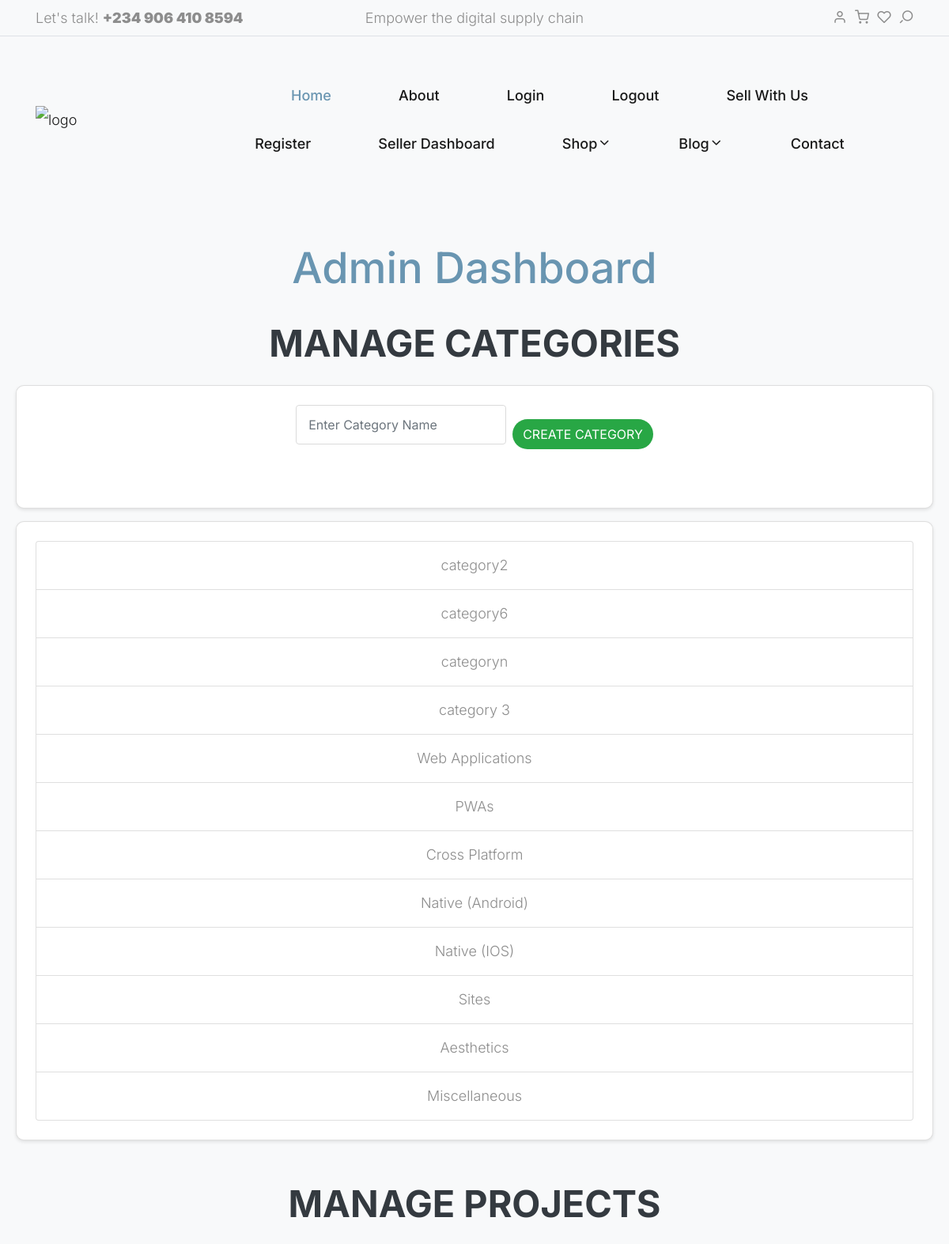
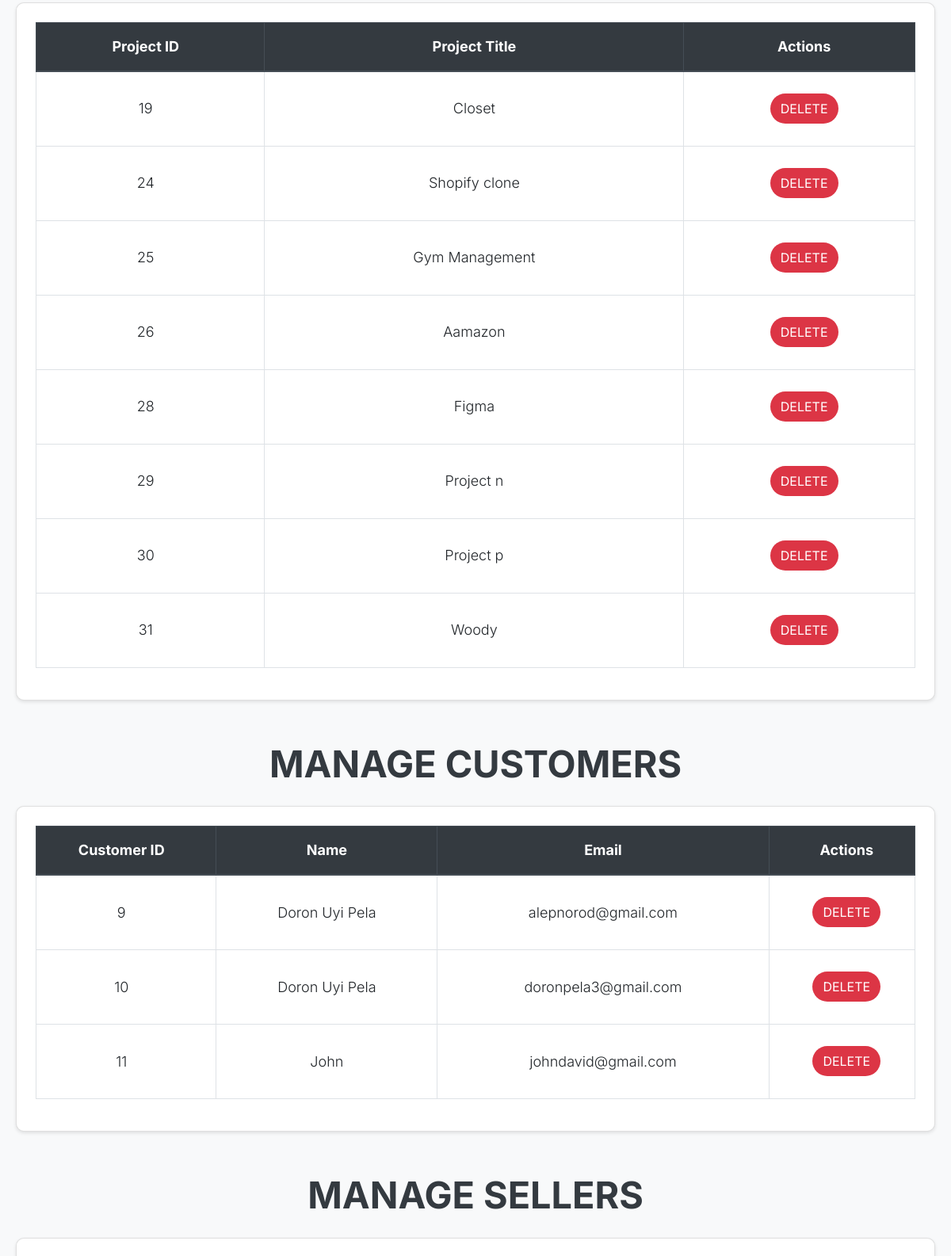
Screenshot of /view/admin_dashboard.php (signed in, upper part) with the database file from the repository (2 pictures, top to bottom).
### tables this page shows
CREATE TABLE `categories` (
  `cat_id` int(11) NOT NULL,
  `cat_name` varchar(100) NOT NULL
);

CREATE TABLE `projects` (
  `project_id` int(11) NOT NULL,
  `project_cat` int(11) DEFAULT NULL,
  `project_title` varchar(200) NOT NULL,
  `project_price` double DEFAULT NULL,
  `project_desc` varchar(500) DEFAULT NULL,
  `project_image` varchar(100) DEFAULT NULL,
  `project_keywords` varchar(100) DEFAULT NULL,
  `link` varchar(255) DEFAULT NULL,
  `file` varchar(255) DEFAULT NULL,
  `published` int(1) NOT NULL DEFAULT 0,
  `seller_id` int(11) NOT NULL,
  `sc1` varchar(255) DEFAULT NULL,
  `sc2` varchar(255) DEFAULT NULL,
  `sc3` varchar(255) DEFAULT NULL
);

CREATE TABLE `customer` (
  `customer_id` int(11) NOT NULL,
  `customer_name` varchar(100) NOT NULL,
  `customer_email` varchar(50) NOT NULL,
  `customer_pass` varchar(150) NOT NULL,
  `customer_country` varchar(30) NOT NULL,
  `customer_city` varchar(30) NOT NULL,
  `customer_contact` varchar(15) NOT NULL,
  `customer_image` varchar(100) DEFAULT NULL,
  `bb_role` int(11) NOT NULL
);

### controllers/project_controller.php (called while the page is built, shortened)
<?php
require_once("../classes/project_class.php");
function viewCategories() {
    $categories = new project_class();
    return $categories->viewCategories();
}
function fetchAllProjects() {
    $project = new project_class();
    return $project->fetchAllProjects();
}

### classes/project_class.php (called while the page is built, shortened)
<?php
require_once("../settings/db_class.php");
class project_class extends db_connection
{
    public function viewCategories() {
        $sql = "SELECT * FROM categories";
        return $this->db_fetch_all($sql);
    }
    public function fetchAllProjects() {
        $sql = "SELECT * FROM projects";
        return $this->db_fetch_all($sql);
    }
}

### settings/db_class.php (called while the page is built, shortened)
<?php
class db_connection
{
	public $db = null;
	public $results = null;
	function db_connect(){
		$this->db = mysqli_connect(SERVER,USERNAME,PASSWD,DATABASE);
		if (mysqli_connect_errno()) {
			return false;
		}else{
			return true;
		}
	}
	function db_query($sqlQuery){
		$this->results = mysqli_query($this->db,$sqlQuery);
		if ($this->results == false) {
			return false;
		}else{
			return true;
		}
	}
	function db_fetch_all($sql){
		if(!$this->db_query($sql)){
			return false;
		}
		return mysqli_fetch_all($this->results, MYSQLI_ASSOC);
	}
}

### controllers/user_controller.php (called while the page is built, shortened)
<?php
include_once("../classes/user_class.php");
function fetchAllCustomers() {
    $user = new user_class();
    return $user->fetchAllCustomers();
}

### classes/user_class.php (called while the page is built, shortened)
<?php
require_once("../settings/db_class.php");
class user_class extends db_connection
{
    public function fetchAllCustomers() {
        $sql = "SELECT * FROM customer";
        return $this->db_fetch_all($sql);
    }
}
?>

### view/admin_dashboard.php (the view, shortened to what this page needs)
<?php
include("../controllers/project_controller.php");
include("../controllers/user_controller.php");
$categories = viewCategories();
$projects = fetchAllProjects();
$customers = fetchAllCustomers();
?>
<!DOCTYPE html>
<html lang="en">
<head>
    <link href="https://stackpath.bootstrapcdn.com/bootstrap/4.3.1/css/bootstrap.min.css" rel="stylesheet">
    <link rel="stylesheet" href="../style.css">
</head>
<body>
    <?php include "navbar2.php"; ?>
    <div class="dashboard-container">
        <h1 class="text-center text-primary mb-4">Admin Dashboard</h1>
        <section class="mb-5">
            <h2 class="section-title">Manage Categories</h2>
            <div class="card p-4 mb-3">
                <form action="../actions/admin_create_category.php" method="POST" class="form-inline justify-content-center">
                    <input type="text" name="category_name" id="category_name" placeholder="Enter Category Name" class="form-control mr-2" required>
                    <button type="submit" class="btn btn-create">Create Category</button>
                </form>
            </div>
            <div class="card p-4">
                <ul class="list-group">
                    <?php foreach ($categories as $category): ?>
                        <li class="list-group-item text-center"><?php echo htmlspecialchars($category['cat_name']); ?></li>
                    <?php endforeach; ?>
                </ul>
            </div>
        </section>
        <section class="mb-5">
            <h2 class="section-title">Manage Projects</h2>
            <div class="card p-4">
                <table class="table table-hover table-bordered">
                    <thead class="thead-dark">
                        <tr>
                            <th>Project ID</th>
                            <th>Project Title</th>
                            <th>Actions</th>
                        </tr>
                    </thead>
                    <tbody>
                        <?php foreach ($projects as $project): ?>
                            <tr>
                                <td><?php echo $project['project_id']; ?></td>
                                <td><?php echo htmlspecialchars($project['project_title']); ?></td>
                                <td>
                                    <form action="../actions/admin_delete_project.php" method="POST" class="d-inline">
                                        <button type="submit" class="btn btn-delete">Delete</button>
                                    </form>
                                </td>
                            </tr>
                        <?php endforeach; ?>
                    </tbody>
                </table>
            </div>
        </section>
        <section class="mb-5">
            <h2 class="section-title">Manage Customers</h2>
            <div class="card p-4">
                <table class="table table-hover table-bordered">
                    <thead class="thead-dark">
                        <tr>
                            <th>Customer ID</th>
                            <th>Name</th>
                            <th>Email</th>
                            <th>Actions</th>
                        </tr>
                    </thead>
                    <tbody>
                        <?php foreach ($customers as $customer): ?>
                            <tr>
                                <td><?php echo $customer['customer_id']; ?></td>
                                <td><?php echo htmlspecialchars($customer['customer_name']); ?></td>
                                <td><?php echo htmlspecialchars($customer['customer_email']); ?></td>
                                <td>
                                    <form action="../actions/admin_delete_customer.php" method="POST" class="d-inline">
                                        <button type="submit" class="btn btn-delete">Delete</button>
                                    </form>
                                </td>
                            </tr>
                        <?php endforeach; ?>
                    </tbody>
                </table>
            </div>
        </section>
        <section>
            <h2 class="section-title">Manage Sellers</h2>
            <div class="card p-4">
            </div>
        </section>
    </div>
</body>
</html>

### style.css (style rules this page uses)
:root { --header-height : 160px; --header-height-min : 80px; }
:root { --accent-color : #8d8d8d; --dark-color : #191919; --light-color : #fff; --grey-color : #dbdbdb; --light-grey-color : #fafafa; --primary-color : #6995B1; --light-primary-color : #eef1f3; }
:root { --body-font : "Inter", sans-serif; --heading-font : "Inter", sans-serif; }
*, *::before, *::after { -webkit-box-sizing: border-box; -moz-box-sizing: border-box; box-sizing: border-box; }
html { box-sizing: border-box; }
body { font-family: var(--body-font); font-size: 18px; font-weight: 300; line-height: 2; color: var(--accent-color); margin: 0; }
ul, ol { margin-top: 0; margin-bottom: 10px; margin-left: 0; }
ul li, ol li { margin-bottom: 5px; outline: 0; }
ul li:last-child, ol li:last-child { margin-bottom: 0; }
button, input, select, textarea { font-family: inherit; font-size: inherit; line-height: inherit; outline: 0; }
h1, .h1, h2, .h2, h3, .h3, h4, .h4, h5, .h5, h6, .h6 { font-family: var(--heading-font); color: var(--dark-color); line-height: 1.2; }
h1, h2, h3 { margin: 25px 0; text-transform: capitalize; }
h1, .h1 { font-size: 3em; line-height: 1.4; }
h2, .h2 { font-size: 2em; line-height: 1.4; }
::placeholder { color: var(--grey-color); }
.text-center { text-align: center; }
.text-primary { color: var(--primary-color) !important; }
input[type="email"], input[type="number"], input[type="search"], input[type="text"], input[type="tel"], input[type="url"], input[type="password"], textarea, select { height: 50px; padding: 6px 15px; background-color: var(--light-background-color); border: 1px solid var(--grey-color); border-radius: 4px; box-shadow: none; box-sizing: border-box; }
input[type="email"], input[type="number"], input[type="search"], input[type="text"], input[type="tel"], input[type="url"], input[type="password"], textarea { -webkit-appearance: none; -moz-appearance: none; appearance: none; }
ul { list-style: circle inside; }
ol, ul { padding-left: 0; margin-top: 0; }
li { margin-bottom: 1rem; }
th, td { padding: 12px 15px; text-align: left; }
th:first-child, td:first-child { padding-left: 0; }
th:last-child, td:last-child { padding-right: 0; }
button, .button { margin-bottom: 1rem; }
input, textarea, select, fieldset { margin-bottom: 1.5rem; }
pre, blockquote, dl, figure, table, form { margin-bottom: 2rem; }
.justify-content-center { -ms-flex-pack: justify !important; justify-content: center !important; }
a.btn, input[type="button"], input[type="submit"], input[type="reset"], input[type="file"], button { background-image: none; background: var(--dark-color); text-decoration: none !important; display: inline-block; position: relative; border: 2px solid transparent; border-radius: 0; padding: 0.75em 1.5em; margin-top: 15px; font-family: var(--body-font); font-size: 15px; font-weight: 500; line-height: normal; text-align: center; text-transform: uppercase; color: var(--light-color); z-index: 1; cursor: pointer; white-space: nowrap; vertical-align: middle; -webkit-transition: all 0.3s ease-in; transition: all 0.3s ease-in; -ms-touch-action: manipulation; touch-action: manipulation; -webkit-user-select: none; -moz-user-select: none; -ms-user-select: none; user-select: none; }
.btn:last-child { margin-right: 0; }
.section-title { font-size: 2.6em; font-weight: 700; }

### view/admin_dashboard.php (style rules this page uses)
body { background-color: #f8f9fa; }
.dashboard-container { max-width: 1200px; margin: 0 auto; padding: 20px; }
.section-title { margin-bottom: 20px; text-align: center; font-size: 1.5rem; color: #343a40; font-weight: bold; text-transform: uppercase; }
.card { box-shadow: 0 2px 4px rgba(0, 0, 0, 0.1); border-radius: 10px; overflow: hidden; }
.table th, .table td { vertical-align: middle; text-align: center; }
.btn { border-radius: 50px; }
.form-control { border-radius: 50px; }
.btn-delete { background-color: #dc3545; color: white; }
.btn-create { background-color: #28a745; color: white; }

### rows the page displays
categories: cat_name "category2"
categories: cat_name "category6"
categories: cat_name "categoryn"
categories: cat_name "category 3"
categories: cat_name "Web Applications"
categories: cat_name "PWAs"
categories: cat_name "Cross Platform"
categories: cat_name "Native (Android)"
categories: cat_name "Native (IOS)"
categories: cat_name "Sites"
categories: cat_name "Aesthetics"
categories: cat_name "Miscellaneous"
projects: project_id "19", project_title "Closet"
projects: project_id "24", project_title "Shopify clone"
projects: project_id "25", project_title "Gym Management"
projects: project_id "26", project_title "Aamazon"
projects: project_id "28", project_title "Figma"
projects: project_id "29", project_title "Project n"
projects: project_id "30", project_title "Project p"
projects: project_id "31", project_title "Woody"
customer: customer_id "9", customer_name "Doron Uyi Pela", customer_email "alepnorod@gmail.com"
customer: customer_id "10", customer_name "Doron Uyi Pela", customer_email "doronpela3@gmail.com"
customer: customer_id "11", customer_name "John", customer_email "johndavid@gmail.com"
